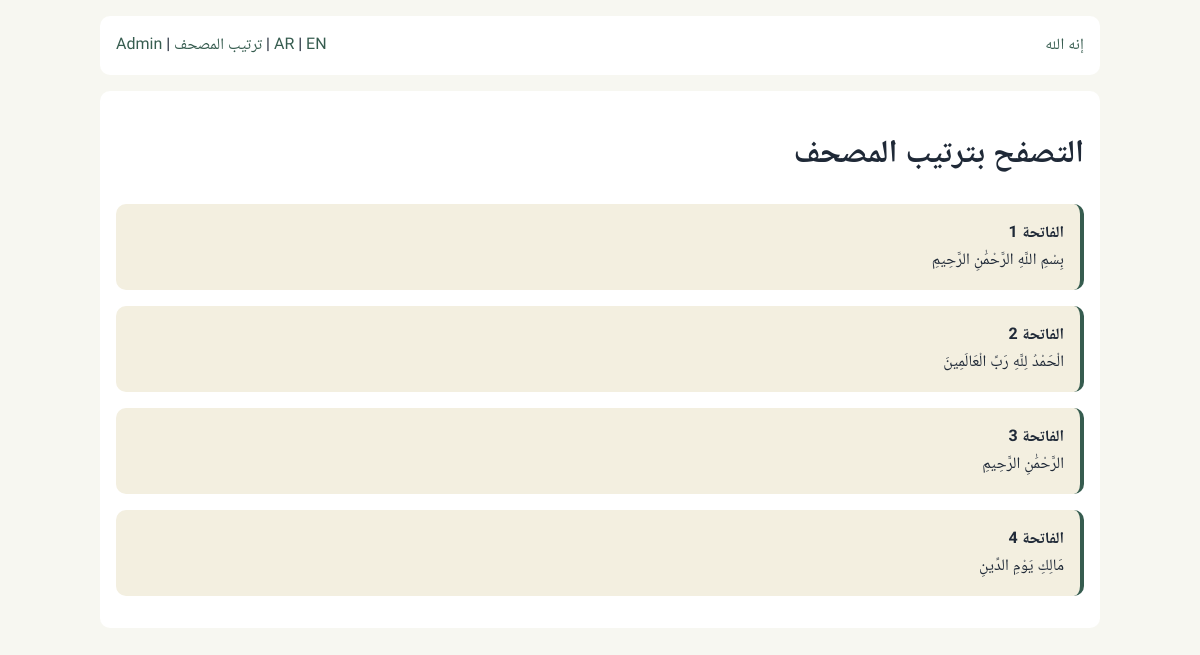
/mushaf, run on the app's committed database.
### tables this page shows
CREATE TABLE quran_verses (
  id INTEGER PRIMARY KEY AUTOINCREMENT,
  surah_number INTEGER NOT NULL,
  surah_name TEXT NOT NULL,
  ayah_number INTEGER NOT NULL,
  ayah_text TEXT NOT NULL,
  ayah_text_simple TEXT,
  source_ref TEXT,
  source_url TEXT,
  ingestion_timestamp TEXT NOT NULL DEFAULT CURRENT_TIMESTAMP,
  parser_version TEXT,
  source_hash TEXT,
  UNIQUE(surah_number, ayah_number)
);

### innahu_allah/web/app.py (the view)
@app.get("/mushaf", response_class=HTMLResponse)
def mushaf_page(request: Request, lang: str = "ar"):
    with get_conn() as conn:
        verses = conn.execute(
            """
            SELECT DISTINCT qv.*
            FROM quran_verses qv
            JOIN name_verse_links nvl ON nvl.verse_id = qv.id
            ORDER BY qv.surah_number, qv.ayah_number
            """
        ).fetchall()
    return templates.TemplateResponse(request, "mushaf.html", {"verses": verses, "lang": lang})

### innahu_allah/web/templates/mushaf.html
{% extends "base.html" %}
{% block content %}
<div class="card">
  <h1>{{ "التصفح بترتيب المصحف" if lang == 'ar' else "Browse by Mushaf Order" }}</h1>
  {% for v in verses %}
    <div class="quran-card card">
      <div><strong>{{ v.surah_name }} {{ v.ayah_number }}</strong></div>
      <div>{{ v.ayah_text }}</div>
    </div>
  {% endfor %}
</div>
{% endblock %}

### innahu_allah/web/static/styles.css (style rules this page uses)
:root { --bg: #f7f7f1; --text: #1f2937; --card: #ffffff; --accent: #365c4f; --quran: #f3efe0; --hadith: #eef6ff; }
body { margin: 0; background: var(--bg); color: var(--text); font-family: Inter, system-ui, sans-serif; }
body[dir="rtl"] { font-family: Tajawal, "Noto Naskh Arabic", sans-serif; }
.card { background: var(--card); border-radius: 10px; padding: 1rem; margin-bottom: 1rem; }
.quran-card { background: var(--quran); border-right: 4px solid var(--accent); }

### data on the page
quran_verses: surah_name "الفاتحة", ayah_number "1", ayah_text "بِسْمِ اللَّهِ الرَّحْمَٰنِ الرَّحِيمِ"
quran_verses: surah_name "الفاتحة", ayah_number "2", ayah_text "الْحَمْدُ لِلَّهِ رَبِّ الْعَالَمِينَ"
quran_verses: surah_name "الفاتحة", ayah_number "3", ayah_text "الرَّحْمَٰنِ الرَّحِيمِ"
quran_verses: surah_name "الفاتحة", ayah_number "4", ayah_text "مَالِكِ يَوْمِ الدِّينِ"

### other printed values
{{ "إنه الله" if lang == 'ar' else "Innahu Allah" }} "إنه الله"
{{ "ترتيب المصحف" if lang == 'ar' else "Mushaf Order" }} "ترتيب المصحف"
{{ "التصفح بترتيب المصحف" if lang == 'ar' else "Browse by Mushaf Order" }} "التصفح بترتيب المصحف"
